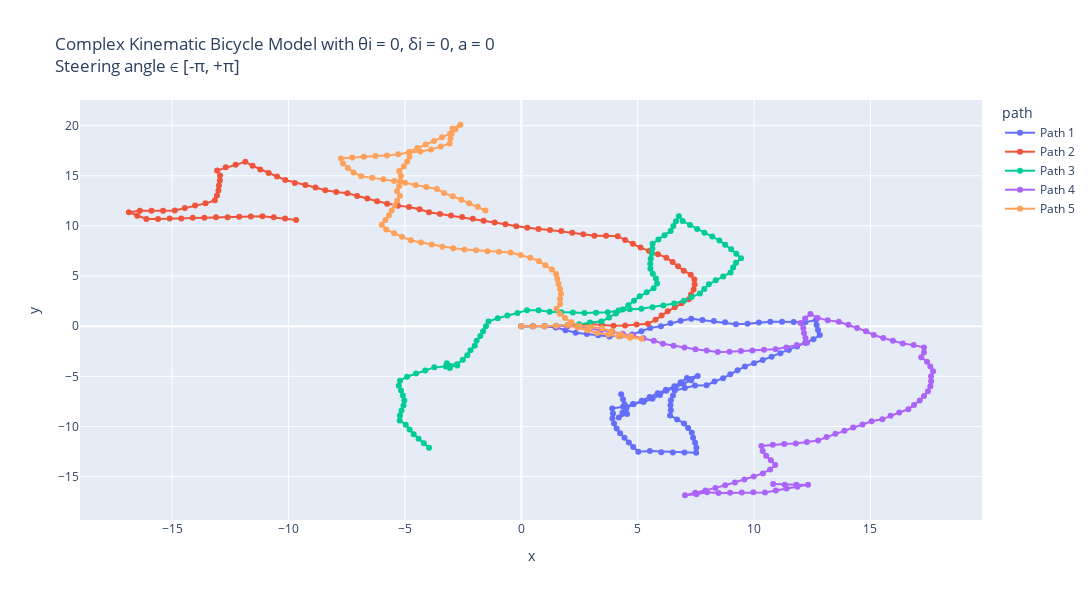

Here is the notebook cell this chart was saved with:
### Markdown cell above
Complex Kinematic Bicycle Model with θi = 0, δi = 0, a = 0 : 
Trajectories with constant velocity, initial heading and steering angle as 0; 
But with complex kinematic_bicycle_model methods : kinematic_bicycle_model or kinematic_bicycle_model_w_slip

### Code cell
# Making 5 possible trajectories 
trajectories = []
for i in range (5):
    # Passed initial heading angle randomly (any angle b/w -90 to +90 degrees).
    # Passed acceleration; keeping acceleration constant for each trajectory, in a range of 0-2
    # Effect of acc. in the trajectory can be removed by making a = 0.0 
    # Initial delta can be any angle between -180 to +180 degrees.
    (x_traj, y_traj, θi, δi, a_traj, v_traj) = start_trajectory(theta_init = 0.0, a_init = 0.0, delta_init = 0.0, v_init = 5, mode = "complex")
    trajectories.append((x_traj, y_traj, θi, δi, a_traj, v_traj))

# Create a DataFrame for plotting
data = []
for i, (x_traj, y_traj, theta_init, delta_init, a_traj, v_traj) in enumerate(trajectories):
    for x, y, v in zip(x_traj, y_traj, v_traj):
        data.append({"x": x, "y": y, "v": v, "path": f"Path {i+1}"})
df = pd.DataFrame(data)

# Creating the plot using plotly.
fig = px.line(df, x="x", y="y", color="path", custom_data=["v"], title="Complex Kinematic Bicycle Model with θi = 0, δi = 0, a = 0  <br>Steering angle ∈ [-π, +π]", render_mode="svg")
# Adding hover functionality
fig.update_traces(mode="markers+lines", hovertemplate="<br>".join([
    "v: %{customdata[0]:.2f}",
    "x: %{x:.2f}",
    "y: %{y:.2f}"
]))
fig.update_layout(height=600,width=1130)
fig.show()

# Using matplotlib
plt.figure(figsize=(15, 6))
for i, (x_traj, y_traj, θi, δi, a_traj, v_traj) in enumerate(trajectories):
    # Model built such that a remains same inside; can be randomised by using a random statement.
    # print(x_traj,"\n", y_traj)
    plt.plot(x_traj, y_traj, label=f"Path {i+1}", alpha = 0.7)
plt.xlabel("x [m]")
plt.ylabel("y [m]")
plt.grid("True")
plt.title("Complex Kinematic Bicycle Model with θi = 0, δi = 0, a = 0 \n Steering angle ∈ [-π, +π]")
plt.legend()
plt.axis('equal')
plt.show()

# Using plt to show the velocity variation w.r.t. time :
dt = 0.1  # Time step
t_end = 10  # 10 seconds
t = np.arange(0, t_end + dt, dt)

plt.figure(figsize=(15, 6))
for i, (x_traj, y_traj, θi, δi, a_traj, v_traj) in enumerate(trajectories):
    # Model built such that a remains same inside; can be randomised by using a random statement.
    # print(x_traj,"\n", y_traj)
    plt.plot(t, v_traj, label=f"Path {i+1}", alpha = 0.7)
plt.ylabel("v [m/s]")
plt.xlabel("t [s]")
plt.grid("True")
plt.title("Velocity variation w.r.t. time")
plt.legend()
plt.show()

### Figure 1 — Plotly figure (JSON) as saved in the notebook; plotly's stock layout.template omitted (floating-point values rounded to 4 significant figures)
{"data": [{"customdata": [[5], [5], [5], [5], [5], [5], [5], [5], [5], [5], [5], [5], [5], [5], [5], [5], [5], [5], [5], [5], [5], [5], [5], [5], [5], [5], [5], [5], [5], [5], [5], [5], [5], [5], [5], [5], [5], [5], [5], [5], [5], [5], [5], [5], [5], [5], [5], [5], [5], [5], [5], [5], [5], [5], [5], [5], [5], [5], [5], [5], [5], [5], [5], [5], [5], [5], [5], [5], [5], [5], [5], [5], [5], [5], [5], [5], [5], [5], [5], [5], [5], [5], [5], [5], [5], [5], [5], [5], [5], [5], [5], [5], [5], [5], [5], [5], [5], [5], [5], [5], [5]], "hovertemplate": "v: %{customdata[0]:.2f}<br>x: %{x:.2f}<br>y: %{y:.2f}", "legendgroup": "Path 1", "line": {"color": "#636efa", "dash": "solid"}, "marker": {"symbol": "circle"}, "mode": "markers+lines", "name": "Path 1", "orientation": "v", "showlegend": true, "type": "scatter", "x": [0, 0.5, 1, 1.485, 1.9, 2.334, 2.819, 3.304, 3.789, 4.283, 4.769, 5.158, 5.539, 6.001, 6.412, 6.847, 7.303, 7.783, 8.274, 8.759, 9.225, 9.723, 10.21, 10.7, 11.2, 11.7, 12.2, 12.65, 12.69, 12.75, 12.82, 12.55, 12.2, 11.85, 11.49, 11.13, 10.76, 10.38, 10.0, 9.612, 9.292, 8.978, 8.672, 8.303, 7.962, 7.463, 7.025, 6.595, 6.518, 6.428, 6.408, 6.424, 6.393, 6.693, 6.993, 7.169, 7.329, 7.383, 7.468, 7.524, 7.512, 7.013, 6.513, 6.014, 5.526, 5.029, 4.811, 4.622, 4.436, 4.247, 4.096, 3.987, 3.916, 3.939, 3.908, 4.374, 4.801, 5.254, 5.636, 5.957, 6.234, 6.62, 6.961, 7.301, 7.582, 7.117, 6.85, 6.579, 6.215, 5.859, 5.52, 5.178, 4.83, 4.514, 4.344, 4.188, 4.546, 4.493, 4.439, 4.37, 4.293], "xaxis": "x", "y": [0, 0, 0, -0.1215, -0.4002, -0.6479, -0.7706, -0.8944, -1.016, -0.9414, -0.8215, -0.5073, -0.1846, 0.007369, 0.2916, 0.5387, 0.7451, 0.6083, 0.5112, 0.3902, 0.2081, 0.2439, 0.3641, 0.4473, 0.4354, 0.4308, 0.3998, 0.6095, 0.1108, -0.3859, -0.8803, -1.301, -1.658, -2.012, -2.362, -2.708, -3.038, -3.363, -3.696, -4.008, -4.392, -4.782, -5.177, -5.514, -5.88, -5.91, -6.152, -6.408, -6.902, -7.394, -7.893, -8.393, -8.892, -9.292, -9.692, -10.16, -10.63, -11.13, -11.62, -12.12, -12.62, -12.58, -12.58, -12.56, -12.45, -12.51, -12.06, -11.59, -11.13, -10.67, -10.19, -9.703, -9.208, -8.708, -8.209, -8.027, -7.767, -7.556, -7.233, -6.85, -6.434, -6.116, -5.75, -5.384, -4.97, -5.154, -5.577, -5.997, -6.34, -6.692, -7.059, -7.424, -7.783, -8.17, -8.64, -9.115, -8.766, -8.269, -7.772, -7.277, -6.783], "yaxis": "y"}, {"customdata": [[5], [5], [5], [5], [5], [5], [5], [5], [5], [5], [5], [5], [5], [5], [5], [5], [5], [5], [5], [5], [5], [5], [5], [5], [5], [5], [5], [5], [5], [5], [5], [5], [5], [5], [5], [5], [5], [5], [5], [5], [5], [5], [5], [5], [5], [5], [5], [5], [5], [5], [5], [5], [5], [5], [5], [5], [5], [5], [5], [5], [5], [5], [5], [5], [5], [5], [5], [5], [5], [5], [5], [5], [5], [5], [5], [5], [5], [5], [5], [5], [5], [5], [5], [5], [5], [5], [5], [5], [5], [5], [5], [5], [5], [5], [5], [5], [5], [5], [5], [5], [5]], "hovertemplate": "v: %{customdata[0]:.2f}<br>x: %{x:.2f}<br>y: %{y:.2f}", "legendgroup": "Path 2", "line": {"color": "#EF553B", "dash": "solid"}, "marker": {"symbol": "circle"}, "mode": "markers+lines", "name": "Path 2", "orientation": "v", "showlegend": true, "type": "scatter", "x": [0, 0.5, 1, 1.5, 1.999, 2.495, 2.977, 3.469, 3.963, 4.462, 4.952, 5.443, 5.767, 6.027, 6.293, 6.596, 6.885, 7.195, 7.293, 7.404, 7.447, 7.438, 7.28, 6.983, 6.737, 6.504, 6.234, 5.873, 5.488, 5.124, 4.798, 4.464, 4.143, 3.644, 3.144, 2.666, 2.19, 1.72, 1.233, 0.7436, 0.2576, -0.2159, -0.678, -1.146, -1.617, -2.079, -2.539, -3.018, -3.495, -3.962, -4.371, -4.822, -5.299, -5.763, -6.196, -6.617, -7.053, -7.472, -7.951, -8.421, -8.841, -9.272, -9.728, -10.14, -10.49, -10.85, -11.22, -11.54, -11.85, -12.27, -12.69, -13.07, -12.94, -12.95, -12.99, -13.01, -13.07, -13.16, -13.57, -14.01, -14.46, -14.89, -15.39, -15.89, -16.39, -16.86, -16.49, -16.11, -15.61, -15.11, -14.61, -14.11, -13.61, -13.12, -12.62, -12.12, -11.62, -11.12, -10.63, -10.15, -9.67], "xaxis": "x", "y": [0, 0, 0, -0.01408, 0.01927, 0.08247, 0.2139, 0.126, 0.04425, 0.05913, 0.1596, 0.2553, 0.6359, 1.063, 1.487, 1.884, 2.292, 2.685, 3.175, 3.662, 4.161, 4.66, 5.135, 5.537, 5.972, 6.414, 6.835, 7.182, 7.501, 7.844, 8.222, 8.595, 8.978, 9.011, 9.017, 9.162, 9.317, 9.489, 9.601, 9.702, 9.82, 9.98, 10.17, 10.35, 10.52, 10.71, 10.9, 11.05, 11.19, 11.37, 11.66, 11.88, 12.03, 12.21, 12.46, 12.73, 12.98, 13.25, 13.39, 13.56, 13.84, 14.09, 14.29, 14.58, 14.93, 15.28, 15.62, 16.0, 16.39, 16.11, 15.85, 15.52, 15.04, 14.54, 14.04, 13.54, 13.04, 12.55, 12.25, 12.03, 11.8, 11.55, 11.52, 11.53, 11.53, 11.36, 11.02, 10.7, 10.7, 10.74, 10.74, 10.83, 10.83, 10.87, 10.87, 10.92, 10.95, 10.97, 10.87, 10.74, 10.59], "yaxis": "y"}, {"customdata": [[5], [5], [5], [5], [5], [5], [5], [5], [5], [5], [5], [5], [5], [5], [5], [5], [5], [5], [5], [5], [5], [5], [5], [5], [5], [5], [5], [5], [5], [5], [5], [5], [5], [5], [5], [5], [5], [5], [5], [5], [5], [5], [5], [5], [5], [5], [5], [5], [5], [5], [5], [5], [5], [5], [5], [5], [5], [5], [5], [5], [5], [5], [5], [5], [5], [5], [5], [5], [5], [5], [5], [5], [5], [5], [5], [5], [5], [5], [5], [5], [5], [5], [5], [5], [5], [5], [5], [5], [5], [5], [5], [5], [5], [5], [5], [5], [5], [5], [5], [5], [5]], "hovertemplate": "v: %{customdata[0]:.2f}<br>x: %{x:.2f}<br>y: %{y:.2f}", "legendgroup": "Path 3", "line": {"color": "#00cc96", "dash": "solid"}, "marker": {"symbol": "circle"}, "mode": "markers+lines", "name": "Path 3", "orientation": "v", "showlegend": true, "type": "scatter", "x": [0, 0.5, 1, 1.498, 1.993, 2.488, 2.952, 3.44, 3.769, 4.068, 4.352, 4.601, 4.844, 5.088, 5.389, 5.687, 5.837, 5.784, 5.652, 5.548, 5.54, 5.562, 5.612, 5.632, 5.641, 5.888, 6.156, 6.417, 6.532, 6.647, 6.771, 6.934, 7.25, 7.557, 7.87, 8.206, 8.513, 8.762, 9.018, 9.237, 9.441, 9.224, 9.103, 8.991, 8.676, 8.356, 8.06, 7.863, 7.673, 7.32, 6.988, 6.57, 6.104, 5.639, 5.159, 4.665, 4.177, 3.713, 3.214, 2.715, 2.217, 1.718, 1.222, 0.7459, 0.246, -0.1614, -0.5959, -1.01, -1.407, -1.517, -1.639, -1.76, -1.917, -2.0, -2.18, -2.317, -2.513, -2.76, -3.068, -3.196, -2.75, -3.242, -3.733, -4.127, -4.522, -4.905, -5.21, -5.263, -5.165, -5.087, -5.024, -5.061, -5.144, -5.212, -5.225, -4.962, -4.798, -4.621, -4.411, -4.188, -3.964], "xaxis": "x", "y": [0, 0, 0, 0.04811, 0.1193, 0.1842, 0.3702, 0.4802, 0.857, 1.258, 1.669, 2.103, 2.54, 2.976, 3.375, 3.777, 4.254, 4.751, 5.233, 5.722, 6.222, 6.721, 7.219, 7.719, 8.218, 8.653, 9.075, 9.502, 9.988, 10.47, 10.96, 10.49, 10.1, 9.704, 9.314, 8.944, 8.549, 8.115, 7.686, 7.237, 6.78, 6.33, 5.845, 5.358, 4.969, 4.585, 4.183, 3.723, 3.26, 2.906, 2.532, 2.257, 2.078, 1.894, 1.752, 1.68, 1.567, 1.383, 1.345, 1.311, 1.358, 1.384, 1.446, 1.6, 1.605, 1.315, 1.067, 0.7873, 0.4825, -0.005213, -0.49, -0.9751, -1.45, -1.943, -2.409, -2.89, -3.35, -3.785, -4.179, -3.695, -3.921, -4.009, -4.104, -4.411, -4.718, -5.039, -5.435, -5.933, -6.423, -6.917, -7.413, -7.911, -8.404, -8.9, -9.4, -9.825, -10.3, -10.76, -11.22, -11.67, -12.11], "yaxis": "y"}, {"customdata": [[5], [5], [5], [5], [5], [5], [5], [5], [5], [5], [5], [5], [5], [5], [5], [5], [5], [5], [5], [5], [5], [5], [5], [5], [5], [5], [5], [5], [5], [5], [5], [5], [5], [5], [5], [5], [5], [5], [5], [5], [5], [5], [5], [5], [5], [5], [5], [5], [5], [5], [5], [5], [5], [5], [5], [5], [5], [5], [5], [5], [5], [5], [5], [5], [5], [5], [5], [5], [5], [5], [5], [5], [5], [5], [5], [5], [5], [5], [5], [5], [5], [5], [5], [5], [5], [5], [5], [5], [5], [5], [5], [5], [5], [5], [5], [5], [5], [5], [5], [5], [5]], "hovertemplate": "v: %{customdata[0]:.2f}<br>x: %{x:.2f}<br>y: %{y:.2f}", "legendgroup": "Path 4", "line": {"color": "#ab63fa", "dash": "solid"}, "marker": {"symbol": "circle"}, "mode": "markers+lines", "name": "Path 4", "orientation": "v", "showlegend": true, "type": "scatter", "x": [0, 0.5, 1, 1.499, 1.999, 2.488, 2.952, 3.432, 3.91, 4.361, 4.807, 5.252, 5.695, 6.086, 6.542, 7.011, 7.483, 7.965, 8.443, 8.942, 9.435, 9.932, 10.43, 10.93, 11.39, 11.83, 12.28, 12.21, 12.15, 12.12, 12.0, 12.2, 12.42, 12.73, 13.17, 13.64, 14.06, 14.43, 14.81, 15.14, 15.55, 15.97, 16.39, 16.86, 17.3, 17.3, 17.19, 17.43, 17.57, 17.7, 17.6, 17.61, 17.57, 17.47, 17.3, 17.12, 16.87, 16.63, 16.24, 15.86, 15.51, 15.05, 14.66, 14.26, 13.88, 13.5, 13.12, 12.75, 12.27, 11.8, 11.3, 10.81, 10.32, 10.37, 10.52, 10.72, 10.91, 10.69, 10.38, 9.987, 9.587, 9.179, 8.761, 8.341, 7.915, 7.473, 7.033, 7.524, 7.982, 8.475, 8.974, 9.473, 9.973, 10.47, 10.94, 11.4, 11.86, 12.32, 11.82, 11.32, 10.82], "xaxis": "x", "y": [0, 0, 0, 0.03121, 0.03967, -0.06662, -0.2521, -0.3916, -0.5395, -0.7548, -0.9815, -1.208, -1.441, -1.752, -1.956, -2.13, -2.297, -2.43, -2.577, -2.552, -2.469, -2.41, -2.357, -2.304, -2.112, -1.884, -1.658, -1.163, -0.667, -0.168, 0.3184, 0.7771, 1.224, 0.8318, 0.5827, 0.4351, 0.1502, -0.1848, -0.503, -0.877, -1.167, -1.444, -1.714, -1.885, -2.114, -2.614, -3.1, -3.535, -4.014, -4.499, -4.991, -5.491, -5.99, -6.479, -6.949, -7.415, -7.85, -8.286, -8.599, -8.932, -9.288, -9.476, -9.79, -10.09, -10.42, -10.73, -11.06, -11.4, -11.54, -11.69, -11.75, -11.83, -11.94, -12.44, -12.92, -13.37, -13.84, -14.29, -14.68, -14.99, -15.29, -15.58, -15.85, -16.12, -16.38, -16.62, -16.86, -16.76, -16.56, -16.64, -16.61, -16.59, -16.57, -16.58, -16.39, -16.19, -16.01, -15.81, -15.81, -15.81, -15.75], "yaxis": "y"}, {"customdata": [[5], [5], [5], [5], [5], [5], [5], [5], [5], [5], [5], [5], [5], [5], [5], [5], [5], [5], [5], [5], [5], [5], [5], [5], [5], [5], [5], [5], [5], [5], [5], [5], [5], [5], [5], [5], [5], [5], [5], [5], [5], [5], [5], [5], [5], [5], [5], [5], [5], [5], [5], [5], [5], [5], [5], [5], [5], [5], [5], [5], [5], [5], [5], [5], [5], [5], [5], [5], [5], [5], [5], [5], [5], [5], [5], [5], [5], [5], [5], [5], [5], [5], [5], [5], [5], [5], [5], [5], [5], [5], [5], [5], [5], [5], [5], [5], [5], [5], [5], [5], [5]], "hovertemplate": "v: %{customdata[0]:.2f}<br>x: %{x:.2f}<br>y: %{y:.2f}", "legendgroup": "Path 5", "line": {"color": "#FFA15A", "dash": "solid"}, "marker": {"symbol": "circle"}, "mode": "markers+lines", "name": "Path 5", "orientation": "v", "showlegend": true, "type": "scatter", "x": [0, 0.5, 1, 1.499, 1.99, 2.418, 2.838, 3.262, 3.737, 4.191, 4.678, 5.168, 4.728, 4.275, 3.864, 3.474, 2.993, 2.502, 2.157, 1.883, 1.658, 1.514, 1.669, 1.664, 1.707, 1.665, 1.603, 1.547, 1.495, 1.313, 1.032, 0.7574, 0.3855, -0.02525, -0.4607, -0.9573, -1.453, -1.946, -2.44, -2.92, -3.398, -3.851, -4.302, -4.749, -5.12, -5.464, -5.798, -5.993, -5.83, -5.681, -5.567, -5.437, -5.334, -5.216, -5.338, -5.248, -5.197, -5.168, -5.245, -5.045, -4.904, -4.806, -4.799, -4.466, -4.11, -3.748, -3.408, -3.064, -2.827, -2.615, -2.953, -2.995, -3.039, -3.076, -3.462, -3.875, -4.334, -4.824, -5.287, -5.77, -6.268, -6.764, -7.257, -7.748, -7.661, -7.45, -7.209, -6.877, -6.401, -5.925, -5.455, -4.991, -4.54, -4.085, -3.624, -3.317, -2.942, -2.575, -2.237, -1.87, -1.54], "xaxis": "x", "y": [0, 0, 0, 0.03655, 0.1271, -0.1314, -0.4026, -0.6685, -0.8242, -1.033, -1.149, -1.249, -1.012, -0.7984, -0.5139, -0.2008, -0.06608, 0.02798, 0.3905, 0.8086, 1.255, 1.734, 2.209, 2.709, 3.207, 3.705, 4.201, 4.698, 5.195, 5.661, 6.075, 6.493, 6.827, 7.112, 7.358, 7.416, 7.481, 7.565, 7.643, 7.782, 7.928, 8.141, 8.355, 8.581, 8.916, 9.278, 9.65, 10.11, 10.58, 11.06, 11.55, 12.03, 12.52, 13.01, 13.49, 13.98, 14.48, 14.98, 15.47, 15.93, 16.41, 16.9, 17.4, 17.77, 18.12, 18.47, 18.84, 19.2, 19.64, 20.09, 19.72, 19.23, 18.73, 18.23, 17.91, 17.63, 17.43, 17.33, 17.14, 17.01, 16.97, 16.9, 16.82, 16.72, 16.23, 15.78, 15.34, 14.97, 14.82, 14.66, 14.49, 14.3, 14.09, 13.88, 13.69, 13.29, 12.96, 12.62, 12.25, 11.91, 11.54], "yaxis": "y"}], "layout": {"height": 600, "legend": {"title": {"text": "path"}, "tracegroupgap": 0}, "title": {"text": "Complex Kinematic Bicycle Model with θi = 0, δi = 0, a = 0  <br>Steering angle ∈ [-π, +π]"}, "width": 1130, "xaxis": {"anchor": "y", "domain": [0, 1], "title": {"text": "x"}}, "yaxis": {"anchor": "x", "domain": [0, 1], "title": {"text": "y"}}}}
